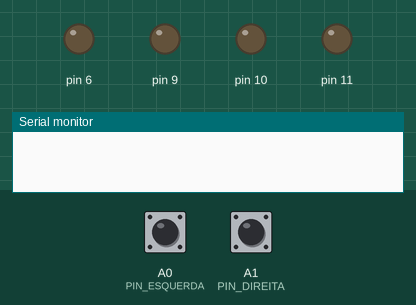
Recording of a sketch running on a simulated Arduino Uno, built with avr-gcc and run on an emulated ATmega328P. Shown: output pins drawn as LEDs (lit = HIGH), the last lines printed to the serial monitor. The test bench sets the inputs (shaded band); at power-on: A0 (PIN_ESQUERDA) LOW, A1 (PIN_DIREITA) LOW.

Above: at 1.2 s.
1.3 s: A0 (PIN_ESQUERDA) pulsed HIGH 2 times (0.12 s each, 0.3 s apart)
At 2.5 s:
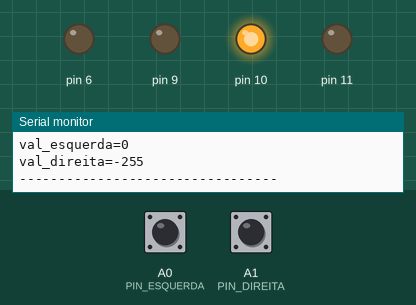
At 4.6 s:
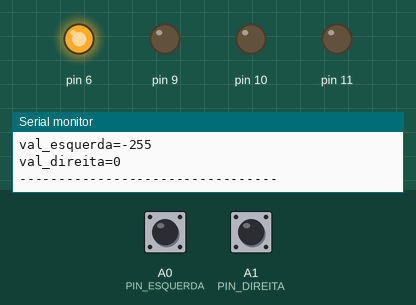
4.9 s: A1 (PIN_DIREITA) pulsed HIGH 5 times (0.12 s each, 0.3 s apart)
At 10.6 s:
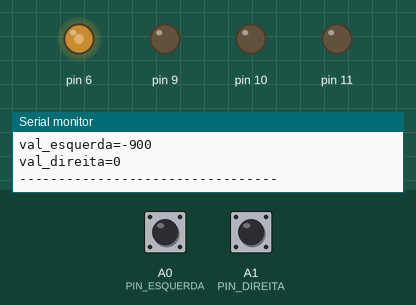
Timing chart, 0 to 12.9 s (numbered marks = the images above; inputs shaded):
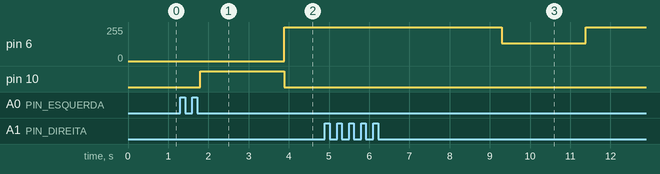

The sketch:

carrinho_4_motores.ino
```cpp
#include <Wire.h>

#define PIN_ESQUERDA A0
#define PIN_DIREITA A1

#define MIN_THR 1050
#define MAX_THR 1880

#define MIN_ROLL 1050
#define MAX_ROLL 1880

class Motor{
  public:
    int pin_a;
    int pin_b;


  Motor(int a, int b){
    this->pin_a = a;
    this->pin_b = b;
  }


  void off(){
   analogWrite(this->pin_a, 0);
   analogWrite(this->pin_b, 0);
  }

  void write(int v){
    if (v <= 0){
      if (abs(v) <= 70){
        v = 0;
      }
      analogWrite(this->pin_a, abs(v));
      analogWrite(this->pin_b, 0);

    }else {
      if (abs(v) <= 70){
        v = 0;
      }
      analogWrite(this->pin_b, abs(v));
      analogWrite(this->pin_a, 0);
    }
  }

};

Motor esquerda = Motor(6, 9);
Motor direita = Motor(10,11);

void setup(){
  Wire.begin();
  Serial.begin(9600);
  pinMode(A0, INPUT);
  pinMode(A1, INPUT);

  esquerda.off();
  direita.off();
}

void loop(){
  int raw_esquerda = constrain(pulseIn(PIN_DIREITA, 20000), MIN_THR, MAX_THR);
  int raw_direita = constrain(pulseIn(PIN_ESQUERDA, 20000), MIN_ROLL, MAX_ROLL);

  int val_velocidade = map(raw_esquerda, MIN_THR, MAX_THR, -100, 100);

  int val_direcao = map(raw_direita, MIN_ROLL, MAX_ROLL, -100, 100);

  int val_esquerda = 2.55 * val_velocidade;
  int val_direita = 2.55 * val_velocidade;
  float resta = 0;

  if (abs(val_velocidade) >= 20)
  {
    if (val_direcao > 60){ //direita
      Serial.println("====> DIREITAAAAAAAAAA");
      resta = (100.0 - abs(val_direcao));
      val_esquerda = val_esquerda * resta/100;

    }
    else if (val_direcao < -60)// esquerda
    {
      Serial.println("====> ESQUERDAaaaaaaaa");
      resta = (100.0 - abs(val_direcao));
      val_direita = val_direita * resta/100;
    }
  }

  Serial.print("resta="); Serial.println(resta);
  Serial.print("val_velocidade="); Serial.println(val_velocidade);
  Serial.print("val_direcao="); Serial.println(val_direcao);
  Serial.print("val_esquerda="); Serial.println(val_esquerda);
  Serial.print("val_direita="); Serial.println(val_direita);
  Serial.println("---------------------------------");


  esquerda.write(val_esquerda);
  direita.write(val_direita);


  //delay(1000);
}
```

Measured:
- after the input at 1.3 s, pin 6: 0/255 → 255/255 after 2.6 s instead of 0.78 s; pin 10: LOW → HIGH after 0.50 s, → LOW 2.1 s later
- after the input at 4.9 s, pin 6: 255/255 → 132/255 after 4.4 s, → 255/255 2.1 s later
